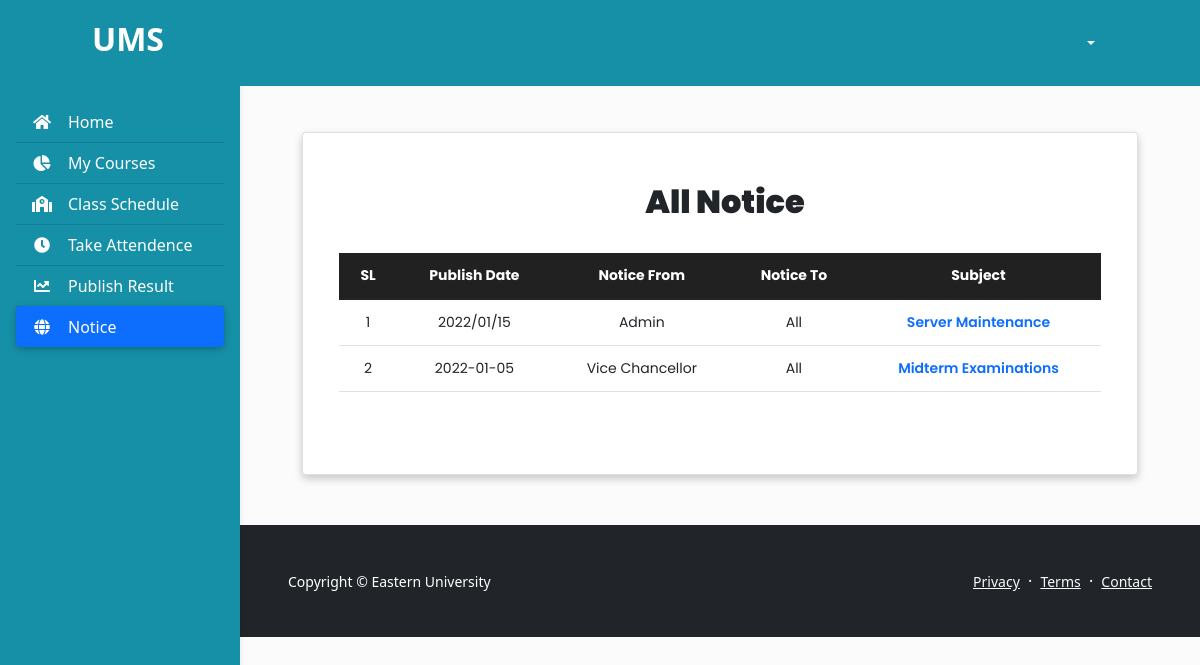
The app's page /faculty_notice_list.php with its own data.
### tables this page shows
CREATE TABLE `notice` (
  `notice_id` int(11) NOT NULL,
  `notice_date` varchar(50) NOT NULL,
  `notice_from` varchar(50) NOT NULL,
  `notice_to` varchar(50) NOT NULL,
  `subject` varchar(50) NOT NULL,
  `message` varchar(10000) NOT NULL
);

### faculty_notice_list.php (the view, shortened to what this page needs)
<?php
include_once("./database/config.php");
$username = $_SESSION['username'];
?>
<!DOCTYPE html>
<html lang="en">
<head>
    <link href="https://cdn.jsdelivr.net/npm/bootstrap@5.1.3/dist/css/bootstrap.min.css" rel="stylesheet"
>
    <link rel="stylesheet" href="https://pro.fontawesome.com/releases/v5.10.0/css/all.css"
 />
    <link rel="stylesheet" type="text/css" href="./includes/nav.css">
    <link rel="stylesheet" type="text/css" href="./includes/table.css">
</head>
<body>
<header>
        <nav id="sidebarMenu" class="collapse d-lg-block sidebar collapse" style="background:#1690A7; margin-top:20px">
            <div class="position-sticky">
                <div class="list-group list-group-flush mx-3 mt-4">
                    <a href="faculty_dash.php" class="list-group-item list-group-item-action py-2 "
                        aria-current="true" style="background:#1690A7;Color:white;">
                        <i class="fas fa-home fa-fw me-3"></i><span>Home</span></a>
                    <a href="faculty_course.php" class="list-group-item list-group-item-action py-2 "
                        style="background:#1690A7; Color:white;"><i class="fas fa-chart-pie fa-fw me-3"></i><span>My Courses</span></a>
                    <a href="faculty_schedule.php" class="list-group-item list-group-item-action py-2"
                        style="background:#1690A7; Color:white;">
                        <i class="fas fa-school fa-fw me-3"></i><span>Class Schedule</span></a>
                    <a href="faculty_att.php" class="list-group-item list-group-item-action py-2 "
                        style="background:#1690A7; Color:white;">
                        <i class="fas fa-clock fa-fw me-3"></i><span>Take Attendence</span></a>
                    <a href="faculty_result.php" class="list-group-item list-group-item-action py-2 "
                        style="background:#1690A7; Color:white;"><i
                            class="fas fa-chart-line fa-fw me-3"></i><span>Publish Result</span></a>
                    <a href="faculty_notice_list.php" class="list-group-item list-group-item-action py-2 bg-primary active"
                        style="background:#1690A7; Color:white;">
                        <i class="fas fa-globe fa-fw me-3"></i><span>Notice</span></a>
                </div>
            </div>
        </nav>
        <nav id="main-navbar" class="navbar navbar-expand-lg navbar-light fixed-top"
            style="background:#1690A7; padding:15px 80px">
            <div class="container-fluid">
                <a class="navbar-brand" href="faculty_dash.php">
                    <h2 style="color:white; font-weight:600;">UMS</h2>
                </a>
                <div class="dropdown">
                    <a class="btn dropdown-toggle" href="#" style="color:white; font-weight:500" role="button"
                        id="dropdownMenuLink" data-bs-toggle="dropdown" aria-expanded="false">
                        <span style="padding-left:10px"><?php echo $username?></span>
                    </a>
                </div>
            </div>
        </nav>
    </header>
    <main style="margin-top: 58px;">
        <div class="container pt-4" style="padding-left:50px; padding-right:50px;">
            <div style="padding: 50px 0;">
                <div class="container">
                    <div class="row">
                        <div class="col-md-12">
                            <div class="card mx-auto"
                                style="text-align:center;padding:50px 20px;box-shadow: 0 4px 8px 0 rgba(0, 0, 0, 0.2); ">
                                <div class="card-title">
                                    <h2 style="padding-left:10px; font-weight:1000">All Notice</h2>
                                </div>
                                <div class="card-body" id="card-body">
                                    <table class="table">
                                        <thead>
                                            <th>SL</th>
                                            <th>Publish Date</th>
                                            <th>Notice From</th>
                                            <th>Notice To</th>
                                            <th>Subject</th>
                                        </thead>
                                        <tbody>
                                            <?php
                                            $sql = "SELECT * FROM notice";
                                            $result = mysqli_query($conn, $sql);
                                            if($result){
                                                $i=1;
                                                while($row=mysqli_fetch_assoc($result)){
                                                    $notice_id=$row['notice_id'];
                                                    $notice_date=$row['notice_date'];
                                                    $notice_from=$row['notice_from'];
                                                    $notice_to=$row['notice_to'];
                                                    $subject=$row['subject'];
                                                    echo '<tr>
                                                    <td>'.$i.'</td>
                                                    <td>'.$notice_date.'</td>
                                                    <td>'.$notice_from.'</td>
                                                    <td>'.$notice_to.'</td>
                                                    <td><a href="faculty_notice_view.php?notice_id='.$notice_id.'" style="text-decoration: none;font-weight: 600;">'.$subject.'</a></td>
                                                    </tr>';
                                                    $i++;
                                                }
                                            }
                                        ?>
                                        </tbody>
                                    </table>
                                </div>
                            </div>
                        </div>
                    </div>
                </div>
            </div>
        </div>
        <?php include_once("./templates/footer.php");?>
    </main>
</body>
</html>

### includes/nav.css (style rules this page uses)
body { background-color: #fbfbfb; }
@media (min-width: 991.98px) { main { padding-left: 240px; } }
.sidebar { position: fixed; top: 0; bottom: 0; left: 0; padding: 58px 0 0; box-shadow: 0 2px 5px 0 rgb(0 0 0 / 5%), 0 2px 10px 0 rgb(0 0 0 / 5%); width: 240px; z-index: 600; }
.sidebar .active { border-radius: 5px; box-shadow: 0 2px 5px 0 rgb(0 0 0 / 16%), 0 2px 10px 0 rgb(0 0 0 / 12%); }

### includes/table.css (style rules this page uses)
* { box-sizing: border-box; margin:0; padding:0; }
.table { width: 100%; border-collapse: collapse; }
.table td,.table th { font-family: 'poppins'; padding:12px 15px; text-align: center; font-size:14px; }
.table th { background-color: #212121; color:#ffffff; }
.card-title { font-family: 'poppins'; display: flex; align-items: center; justify-content: center; }

### records on screen
notice: notice_date "2022/01/15", notice_from "Admin", notice_to "All", subject "Server Maintenance"
notice: notice_date "2022-01-05", notice_from "Vice Chancellor", notice_to "All", subject "Midterm Examinations"
